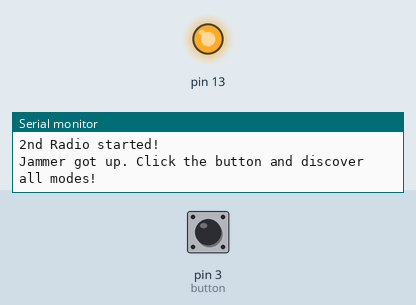
Simulated run of this sketch. Board: Arduino Uno, built with avr-gcc and run on an emulated ATmega328P. Shown: output pins drawn as LEDs (lit = HIGH), the last lines printed to the serial monitor. Dashed ring = blinking. Inputs (shaded band) come from the test bench; at power-on: pin 3 (button) HIGH. No radio packets arrive unless stated.

Above: at 5.4 s.
5.5 s: pin 3 (button) pulled LOW for 0.15 s
At 5.9 s:
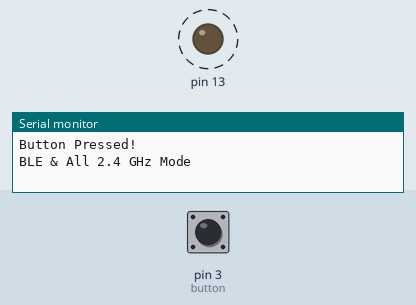
8.5 s: pin 3 (button) pulled LOW for 1 s
At 13.5 s:
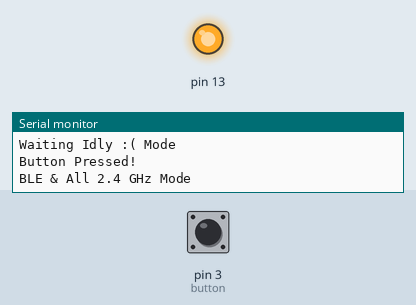
Timing chart, 0 to 15.0 s (numbered marks = the images above; inputs shaded):
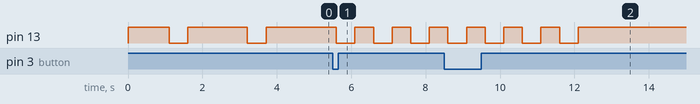

The sketch:

Jammer.ino
```cpp
#include <SPI.h>
#include "RF24.h"
#include <ezButton.h>
#include <string>

//I'm_Using_Nodemcu_Esp8266------------------------!>
RF24 radio(2, 4);//CE, CSN 1st Radio
RF24 radio2(0, 5);//CE, CSN 2nd Radio
byte i = 45;
ezButton button(3);

const int wifiFrequencies[] = {
  2412,
  2417,
  2422,
  2427,
  2432,
  2437,
  2442,
  2447,
  2452,
  2457,
  2462
};


void displayMessage(const char* line)
{
  Serial.println(line);
}

void addvertising() {
  displayMessage("Jammer got up. Click the button and discover all modes!");
}

void setup() {
  Serial.begin(9600);
  button.setDebounceTime(100);
  pinMode(3, INPUT_PULLUP);
  pinMode(LED_BUILTIN,OUTPUT);
  digitalWrite(LED_BUILTIN, HIGH);

  delay(900);
  if (radio.begin()) {
    delay(200);
    radio.setAutoAck(false);
    radio.stopListening();
    radio.setRetries(0, 0);
    radio.setPayloadSize(5);
    radio.setAddressWidth(3);
    radio.setPALevel(RF24_PA_MAX);
    radio.setDataRate(RF24_2MBPS);
    radio.setCRCLength(RF24_CRC_DISABLED);
    radio.printPrettyDetails();
    radio.startConstCarrier(RF24_PA_MAX, i);

    digitalWrite(LED_BUILTIN, LOW); // Turn_The_LED_ON
    delay(500);
    digitalWrite(LED_BUILTIN, HIGH);
    delay(500);

    Serial.println("1st Radio started!");

  } else {
    Serial.println("1st Radio Could not be started");
    displayMessage("Jammer Error!");
  }
  delay(900);
  if (radio2.begin()) {
    delay(200);
    radio2.setAutoAck(false);
    radio2.stopListening();
    radio2.setRetries(0, 0);
    radio2.setPayloadSize(5);
    radio2.setAddressWidth(3);
    radio2.setPALevel(RF24_PA_MAX);
    radio2.setDataRate(RF24_2MBPS);
    radio2.setCRCLength(RF24_CRC_DISABLED);
    radio2.printPrettyDetails();
    radio2.startConstCarrier(RF24_PA_MAX, i);

    digitalWrite(LED_BUILTIN, LOW); // Turn_The_LED_ON
    delay(500);
    digitalWrite(LED_BUILTIN, HIGH);
    delay(500);

    Serial.println("2nd Radio started!");
  } else {
    Serial.println("2nd Radio Could not be started");
    displayMessage("Jammer Error!");
  }
  addvertising();
}

void fullAttack() {
  for (size_t i = 0; i < 80; i++) {
    radio.setChannel(i);
    i++;
    radio2.setChannel(i);

  }
}
void wifiAttack() {
  for (int i = 0; i < sizeof(wifiFrequencies) / sizeof(wifiFrequencies[0]); i++) {
    radio.setChannel(wifiFrequencies[i] - 2400);

  }
}

const char* modes[] = {
  "BLE & All 2.4 GHz",
  "Just Wi-Fi",
  "Waiting Idly :("
};
uint8_t attack_type = 2;
void loop() {
  button.loop();
  if (button.isPressed()) {
    attack_type = (attack_type + 1) % 3;
    displayMessage("Button Pressed!");
    displayMessage((String(modes[attack_type])+" Mode").c_str());
    for(int h=0;h<=attack_type;h++)
    {
      digitalWrite(LED_BUILTIN, LOW); // Turn_The_LED_ON
      delay(500);
      digitalWrite(LED_BUILTIN, HIGH);
      delay(500);
    }
  }

  switch (attack_type) {
    case 0:
      fullAttack();
      break;
    case 1:
      wifiAttack();
      break;
    case 2:
      break;
  }
}
```

Jammer_.ino.c
```cpp
#include <SPI.h>           // Include_SPI_library_for_serial_communication_with_RF24_modules --------------------------------------!>
#include "RF24.h"          // Include_RF24_library_for_nRF24L01_radio_module_control --------------------------------------!>
#include <ezButton.h>      // Include_ezButton_library_for_button_debouncing_functionality --------------------------------------!>
#include <string>          // Include_string_library_for_string_manipulation --------------------------------------!>

// Define_two_RF24_radio_objects_with_different_CE_and_CSN_pins --------------------------------------!>
// First_radio:_CE_pin_2,_CSN_pin_4_(using_hardware_SPI_SS_pin) --------------------------------------!>
RF24 radio(2, 4);          // CE,_CSN_for_1st_Radio_module --------------------------------------!>
// Second_radio:_CE_pin_0,_CSN_pin_5_(using_hardware_SPI_SS_pin) --------------------------------------!>
RF24 radio2(0, 5);         // CE,_CSN_for_2nd_Radio_module --------------------------------------!>

byte i = 45;               // Variable_to_store_constant_carrier_value_(used_in_startConstCarrier) --------------------------------------!>

// Initialize_button_on_pin_3_with_pull-up_resistor_configuration --------------------------------------!>
ezButton button(3);        // Button_object_connected_to_digital_pin_3 --------------------------------------!>

// Array_of_Wi-Fi_channel_frequencies_in_MHz_(2.4_GHz_band_channels_1-11) --------------------------------------!>
const int wifiFrequencies[] = {
  2412,  // Channel_1_frequency_in_MHz --------------------------------------!>
  2417,  // Channel_2_frequency_in_MHz --------------------------------------!>
  2422,  // Channel_3_frequency_in_MHz --------------------------------------!>
  2427,  // Channel_4_frequency_in_MHz --------------------------------------!>
  2432,  // Channel_5_frequency_in_MHz --------------------------------------!>
  2437,  // Channel_6_frequency_in_MHz --------------------------------------!>
  2442,  // Channel_7_frequency_in_MHz --------------------------------------!>
  2447,  // Channel_8_frequency_in_MHz --------------------------------------!>
  2452,  // Channel_9_frequency_in_MHz --------------------------------------!>
  2457,  // Channel_10_frequency_in_MHz --------------------------------------!>
  2462   // Channel_11_frequency_in_MHz --------------------------------------!>
};

/**
 * Function_to_display_a_message_on_the_serial_monitor --------------------------------------!>
 * @param_line_-_Pointer_to_character_array_containing_the_message_to_display --------------------------------------!>
 */
void displayMessage(const char* line)
{
  Serial.println(line);    // Print_the_message_to_serial_monitor_with_newline --------------------------------------!>
}

/**
 * Function_to_display_startup_advertising_message --------------------------------------!>
 * Provides_user_instructions_about_button_functionality --------------------------------------!>
 */
void addvertising() {
  displayMessage("Jammer got up. Click the button and discover all modes!");  // Display_startup_message --------------------------------------!>
}

/**
 * Setup_function_runs_once_when_the_device_starts --------------------------------------!>
 * Initializes_hardware_components_and_radio_modules --------------------------------------!>
 */
void setup() {
  Serial.begin(9600);      // Initialize_serial_communication_at_9600_baud_rate --------------------------------------!>
  button.setDebounceTime(100);  // Set_button_debounce_time_to_100ms_to_prevent_false_triggers --------------------------------------!>
  pinMode(3, INPUT_PULLUP);     // Configure_pin_3_as_input_with_internal_pull-up_resistor_enabled --------------------------------------!>
  pinMode(LED_BUILTIN, OUTPUT); // Configure_built-in_LED_pin_as_output --------------------------------------!>
  digitalWrite(LED_BUILTIN, HIGH); // Turn_off_built-in_LED_(active_LOW_on_many_boards) --------------------------------------!>

  delay(900);              // Delay_900ms_to_allow_hardware_to_stabilize --------------------------------------!>

  // Initialize_first_radio_module --------------------------------------!>
  if (radio.begin()) {     // Attempt_to_initialize_first_nRF24L01_module --------------------------------------!>
    delay(200);            // Short_delay_after_initialization --------------------------------------!>
    radio.setAutoAck(false);    // Disable_automatic_acknowledgment_for_continuous_transmission --------------------------------------!>
    radio.stopListening();      // Set_radio_as_transmitter_(not_receiver) --------------------------------------!>
    radio.setRetries(0, 0);     // Disable_retransmission_attempts --------------------------------------!>
    radio.setPayloadSize(5);    // Set_payload_size_to_5_bytes --------------------------------------!>
    radio.setAddressWidth(3);   // Set_address_width_to_3_bytes --------------------------------------!>
    radio.setPALevel(RF24_PA_MAX);  // Set_power_amplifier_level_to_maximum_for_strongest_signal --------------------------------------!>
    radio.setDataRate(RF24_2MBPS);  // Set_data_rate_to_2_Mbps_for_faster_transmission --------------------------------------!>
    radio.setCRCLength(RF24_CRC_DISABLED);  // Disable_CRC_checking_for_continuous_carrier_operation --------------------------------------!>
    radio.printPrettyDetails();     // Print_radio_configuration_details_to_serial_monitor --------------------------------------!>
    radio.startConstCarrier(RF24_PA_MAX, i);  // Start_constant_carrier_wave_transmission_at_max_power --------------------------------------!>

    digitalWrite(LED_BUILTIN, LOW); // Turn_built-in_LED_on --------------------------------------!>
    delay(500);                     // Keep_LED_on_for_500ms --------------------------------------!>
    digitalWrite(LED_BUILTIN, HIGH); // Turn_built-in_LED_off --------------------------------------!>
    delay(500);                     // Keep_LED_off_for_500ms --------------------------------------!>

    Serial.println("1st Radio started!");  // Confirm_first_radio_initialization --------------------------------------!>

  } else {
    Serial.println("1st Radio Could not be started");  // Error_message_if_first_radio_fails --------------------------------------!>
    displayMessage("Jammer Error!");                   // Display_error_to_user --------------------------------------!>
  }

  delay(900);              // Delay_900ms_before_initializing_second_radio --------------------------------------!>

  // Initialize_second_radio_module_(similar_configuration_to_first_radio) --------------------------------------!>
  if (radio2.begin()) {    // Attempt_to_initialize_second_nRF24L01_module --------------------------------------!>
    delay(200);            // Short_delay_after_initialization --------------------------------------!>
    radio2.setAutoAck(false);   // Disable_automatic_acknowledgment --------------------------------------!>
    radio2.stopListening();     // Set_radio_as_transmitter --------------------------------------!>
    radio2.setRetries(0, 0);    // Disable_retransmission_attempts --------------------------------------!>
    radio2.setPayloadSize(5);   // Set_payload_size_to_5_bytes --------------------------------------!>
    radio2.setAddressWidth(3);  // Set_address_width_to_3_bytes --------------------------------------!>
    radio2.setPALevel(RF24_PA_MAX); // Set_power_amplifier_level_to_maximum --------------------------------------!>
    radio2.setDataRate(RF24_2MBPS); // Set_data_rate_to_2_Mbps --------------------------------------!>
    radio2.setCRCLength(RF24_CRC_DISABLED); // Disable_CRC_checking --------------------------------------!>
    radio2.printPrettyDetails();    // Print_radio_configuration_details --------------------------------------!>
    radio2.startConstCarrier(RF24_PA_MAX, i); // Start_constant_carrier_wave_transmission --------------------------------------!>

    digitalWrite(LED_BUILTIN, LOW); // Turn_built-in_LED_on --------------------------------------!>
    delay(500);                     // Keep_LED_on_for_500ms --------------------------------------!>
    digitalWrite(LED_BUILTIN, HIGH); // Turn_built-in_LED_off --------------------------------------!>
    delay(500);                     // Keep_LED_off_for_500ms --------------------------------------!>

    Serial.println("2nd Radio started!");  // Confirm_second_radio_initialization --------------------------------------!>
  } else {
    Serial.println("2nd Radio Could not be started"); // Error_message_if_second_radio_fails --------------------------------------!>
    displayMessage("Jammer Error!");                  // Display_error_to_user --------------------------------------!>
  }

  addvertising();          // Display_advertising_message_with_usage_instructions --------------------------------------!>
}

/**
 * Function_to_perform_full_spectrum_attack_on_all_2.4_GHz_channels --------------------------------------!>
 * Cycles_through_channels_0-79_covering_the_entire_2.4_GHz_band --------------------------------------!>
 */
void fullAttack() {
  for (size_t i = 0; i < 80; i++) {  // Loop_through_all_80_channels_(2.4_GHz_spectrum) --------------------------------------!>
    radio.setChannel(i);             // Set_first_radio_to_current_channel --------------------------------------!>
    i++;                             // Increment_index_for_second_radio --------------------------------------!>
    radio2.setChannel(i);            // Set_second_radio_to_next_channel --------------------------------------!>
    // Note:_Two_radios_can_transmit_on_adjacent_channels_simultaneously --------------------------------------!>
  }
}

/**
 * Function_to_perform_Wi-Fi_specific_attack --------------------------------------!>
 * Targets_only_the_standard_Wi-Fi_channels_(1-11_in_2.4_GHz_band) --------------------------------------!>
 */
void wifiAttack() {
  // Calculate_number_of_Wi-Fi_channels_in_the_array --------------------------------------!>
  for (int i = 0; i < sizeof(wifiFrequencies) / sizeof(wifiFrequencies[0]); i++) {
    // Convert_frequency_in_MHz_to_nRF24L01_channel_number_(channel_=_frequency_-_2400) --------------------------------------!>
    radio.setChannel(wifiFrequencies[i] - 2400);  // Set_radio_to_Wi-Fi_channel --------------------------------------!>
  }
}

// Array_of_available_attack_modes_for_user_selection --------------------------------------!>
const char* modes[] = {
  "BLE & All 2.4 GHz",   // Mode_0:_Full_spectrum_attack_(all_2.4_GHz_devices_including_BLE) --------------------------------------!>
  "Just Wi-Fi",          // Mode_1:_Attack_only_Wi-Fi_channels --------------------------------------!>
  "Waiting Idly :("      // Mode_2:_Idle_mode_(no_jamming) --------------------------------------!>
};

uint8_t attack_type = 2;  // Variable_to_store_current_attack_mode_(default:_idle_mode) --------------------------------------!>

/**
 * Main_program_loop_-_runs_repeatedly --------------------------------------!>
 * Handles_button_input_and_executes_selected_attack_mode --------------------------------------!>
 */
void loop() {
  button.loop();           // Update_button_state_(required_for_ezButton_library) --------------------------------------!>

  // Check_if_button_was_pressed --------------------------------------!>
  if (button.isPressed()) {
    attack_type = (attack_type + 1) % 3;  // Cycle_through_attack_modes_(0,_1,_2) --------------------------------------!>
    displayMessage("Button Pressed!");    // Notify_user_of_button_press --------------------------------------!>
    // Display_the_newly_selected_mode --------------------------------------!>
    displayMessage((String(modes[attack_type])+" Mode").c_str());

    // Visual_feedback:_blink_LED_number_of_times_equal_to_selected_mode_index --------------------------------------!>
    for(int h=0; h <= attack_type; h++)  // Loop_based_on_mode_number --------------------------------------!>
    {
      digitalWrite(LED_BUILTIN, LOW);    // Turn_LED_on --------------------------------------!>
      delay(500);                        // Wait_500ms --------------------------------------!>
      digitalWrite(LED_BUILTIN, HIGH);   // Turn_LED_off --------------------------------------!>
      delay(500);                        // Wait_500ms --------------------------------------!>
    }
  }

  // Execute_the_currently_selected_attack_mode --------------------------------------!>
  switch (attack_type) {
    case 0:
      fullAttack();    // Execute_full_spectrum_attack_(all_2.4_GHz_channels) --------------------------------------!>
      break;
    case 1:
      wifiAttack();    // Execute_Wi-Fi_only_attack --------------------------------------!>
      break;
    case 2:
      // Idle_mode_-_do_nothing,_radio_remains_in_constant_carrier_mode_from_setup --------------------------------------!>
      break;
  }
}
```

Measured:
- after the input at 5.5 s, pin 13: alternates HIGH for 0.50 s and LOW for 0.50 s, starting after 0.10 s
- after the input at 8.5 s, pin 13: alternates HIGH for 0.50 s and LOW for 0.50 s, 8 changes in all, then stays HIGH, starting after 0.10 s
